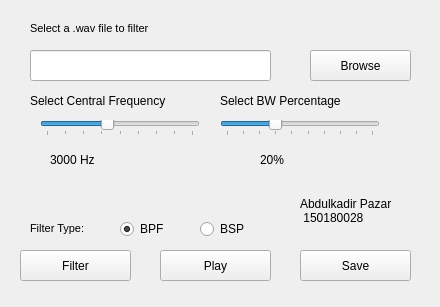
<?xml version="1.0" encoding="UTF-8"?>
<ui version="4.0">
 <class>MainWindow</class>
 <widget class="QMainWindow" name="MainWindow">
  <property name="geometry">
   <rect>
    <x>0</x>
    <y>0</y>
    <width>440</width>
    <height>307</height>
   </rect>
  </property>
  <property name="windowTitle">
   <string>MainWindow</string>
  </property>
  <widget class="QWidget" name="centralwidget">
   <widget class="QPushButton" name="save_button">
    <property name="geometry">
     <rect>
      <x>300</x>
      <y>250</y>
      <width>111</width>
      <height>31</height>
     </rect>
    </property>
    <property name="text">
     <string>Save</string>
    </property>
   </widget>
   <widget class="QLabel" name="freq_label">
    <property name="geometry">
     <rect>
      <x>30</x>
      <y>90</y>
      <width>181</width>
      <height>21</height>
     </rect>
    </property>
    <property name="font">
     <font>
      <weight>50</weight>
      <bold>false</bold>
     </font>
    </property>
    <property name="text">
     <string>Select Central Frequency</string>
    </property>
   </widget>
   <widget class="QLabel" name="bw_label">
    <property name="geometry">
     <rect>
      <x>220</x>
      <y>90</y>
      <width>261</width>
      <height>21</height>
     </rect>
    </property>
    <property name="text">
     <string>Select BW Percentage</string>
    </property>
   </widget>
   <widget class="QPushButton" name="browse">
    <property name="geometry">
     <rect>
      <x>310</x>
      <y>50</y>
      <width>101</width>
      <height>31</height>
     </rect>
    </property>
    <property name="text">
     <string>Browse</string>
    </property>
   </widget>
   <widget class="QLabel" name="file_label">
    <property name="geometry">
     <rect>
      <x>30</x>
      <y>20</y>
      <width>261</width>
      <height>16</height>
     </rect>
    </property>
    <property name="font">
     <font>
      <pointsize>8</pointsize>
      <weight>50</weight>
      <bold>false</bold>
     </font>
    </property>
    <property name="text">
     <string>Select a .wav file to filter</string>
    </property>
   </widget>
   <widget class="QLineEdit" name="gui_filename">
    <property name="geometry">
     <rect>
      <x>30</x>
      <y>50</y>
      <width>241</width>
      <height>31</height>
     </rect>
    </property>
   </widget>
   <widget class="QSlider" name="freq_interval">
    <property name="geometry">
     <rect>
      <x>40</x>
      <y>120</y>
      <width>160</width>
      <height>16</height>
     </rect>
    </property>
    <property name="minimum">
     <number>200</number>
    </property>
    <property name="maximum">
     <number>7000</number>
    </property>
    <property name="sliderPosition">
     <number>3000</number>
    </property>
    <property name="orientation">
     <enum>Qt::Horizontal</enum>
    </property>
    <property name="tickPosition">
     <enum>QSlider::TicksBelow</enum>
    </property>
    <property name="tickInterval">
     <number>850</number>
    </property>
   </widget>
   <widget class="QSlider" name="bw_interval">
    <property name="geometry">
     <rect>
      <x>220</x>
      <y>120</y>
      <width>160</width>
      <height>16</height>
     </rect>
    </property>
    <property name="minimum">
     <number>5</number>
    </property>
    <property name="maximum">
     <number>50</number>
    </property>
    <property name="value">
     <number>20</number>
    </property>
    <property name="orientation">
     <enum>Qt::Horizontal</enum>
    </property>
    <property name="tickPosition">
     <enum>QSlider::TicksBelow</enum>
    </property>
    <property name="tickInterval">
     <number>5</number>
    </property>
   </widget>
   <widget class="QRadioButton" name="radioButtonBPF">
    <property name="geometry">
     <rect>
      <x>120</x>
      <y>220</y>
      <width>71</width>
      <height>18</height>
     </rect>
    </property>
    <property name="text">
     <string>BPF</string>
    </property>
    <property name="checked">
     <bool>true</bool>
    </property>
   </widget>
   <widget class="QRadioButton" name="radioButtonBSP">
    <property name="geometry">
     <rect>
      <x>200</x>
      <y>220</y>
      <width>71</width>
      <height>18</height>
     </rect>
    </property>
    <property name="text">
     <string>BSP</string>
    </property>
   </widget>
   <widget class="QPushButton" name="play_button">
    <property name="geometry">
     <rect>
      <x>160</x>
      <y>250</y>
      <width>111</width>
      <height>31</height>
     </rect>
    </property>
    <property name="text">
     <string>Play</string>
    </property>
   </widget>
   <widget class="QLabel" name="name_label">
    <property name="geometry">
     <rect>
      <x>300</x>
      <y>170</y>
      <width>151</width>
      <height>81</height>
     </rect>
    </property>
    <property name="text">
     <string>Abdulkadir Pazar
 150180028</string>
    </property>
   </widget>
   <widget class="QLabel" name="filter_type_label">
    <property name="geometry">
     <rect>
      <x>30</x>
      <y>220</y>
      <width>81</width>
      <height>16</height>
     </rect>
    </property>
    <property name="font">
     <font>
      <pointsize>8</pointsize>
      <weight>50</weight>
      <bold>false</bold>
     </font>
    </property>
    <property name="text">
     <string>Filter Type:</string>
    </property>
   </widget>
   <widget class="QLabel" name="freq_value_label">
    <property name="geometry">
     <rect>
      <x>50</x>
      <y>150</y>
      <width>101</width>
      <height>20</height>
     </rect>
    </property>
    <property name="text">
     <string>3000 Hz</string>
    </property>
   </widget>
   <widget class="QLabel" name="bw_value_label">
    <property name="geometry">
     <rect>
      <x>260</x>
      <y>150</y>
      <width>101</width>
      <height>20</height>
     </rect>
    </property>
    <property name="text">
     <string>20%</string>
    </property>
   </widget>
   <widget class="QPushButton" name="filter_button">
    <property name="geometry">
     <rect>
      <x>20</x>
      <y>250</y>
      <width>111</width>
      <height>31</height>
     </rect>
    </property>
    <property name="text">
     <string>Filter</string>
    </property>
   </widget>
  </widget>
 </widget>
 <resources/>
 <connections/>
</ui>
